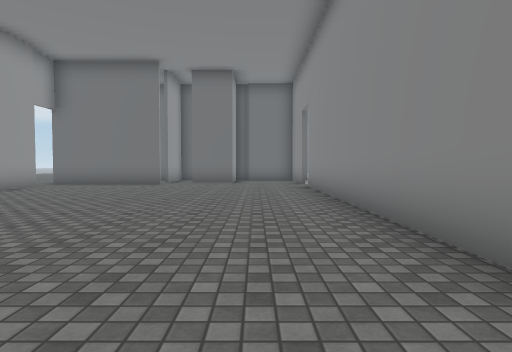
View 1 (above)

17 first-person views from a walk through a scene from a Unity 3-D project. The camera is 1.2 m above the floor, tilts 2° down and sees 80° across. Doors are open. The floor is counted in squares, 1.8 m on a side. Each view is taken from the middle of a square. On the plan, view 1 faces up. The plan holds only what a view shows up to about 10 squares ahead; the rest is blank. The place goes on beyond the plan. The player is left out. Some surface patterns are stand-ins.

View 2
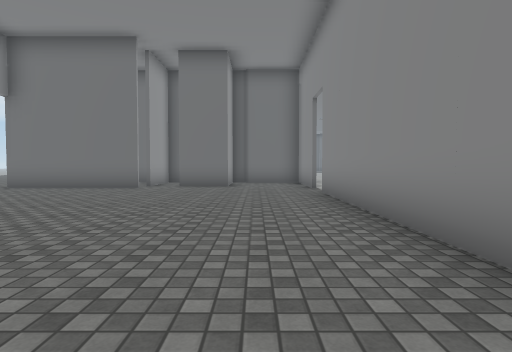

View 3
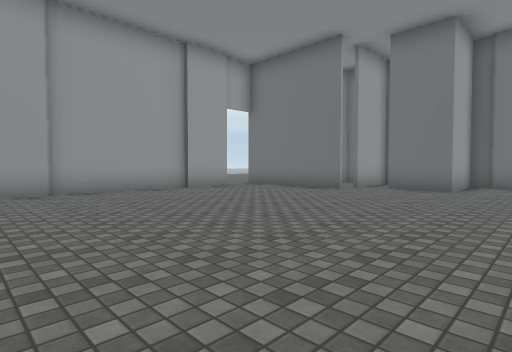

View 4
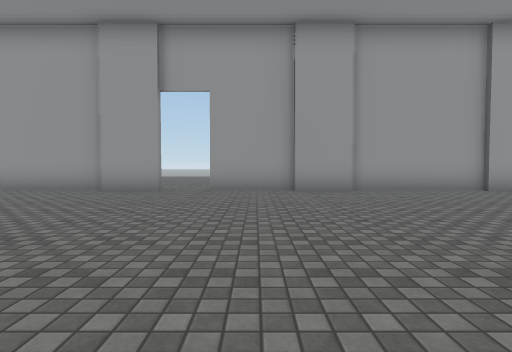

View 5
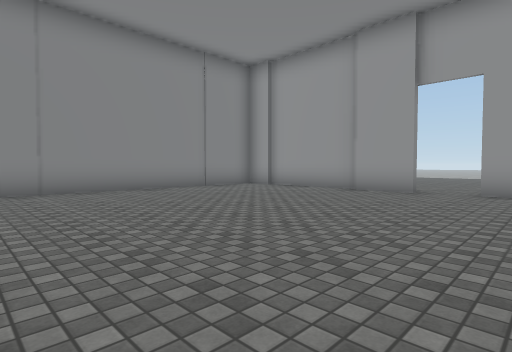

View 6
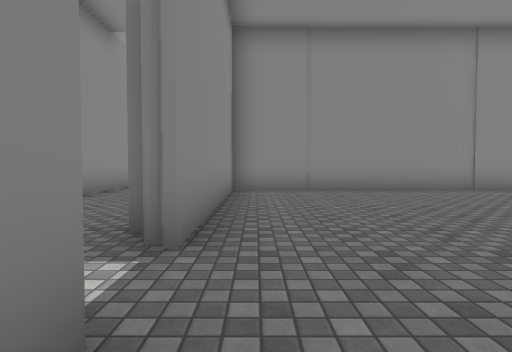

View 7
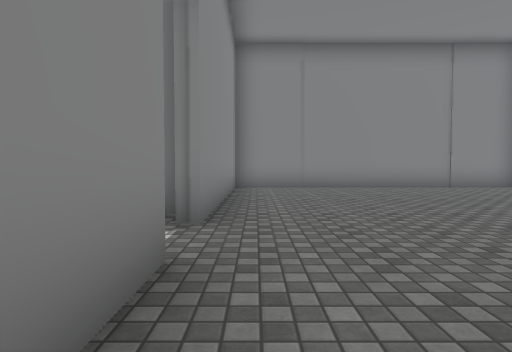

View 8
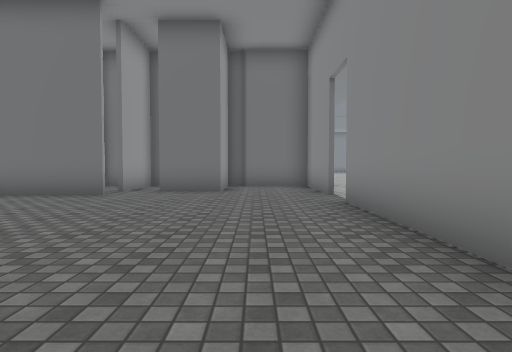

View 9
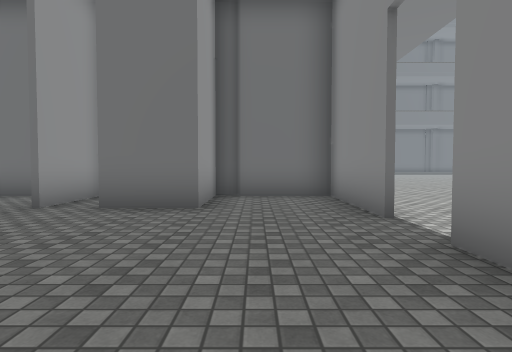

View 10
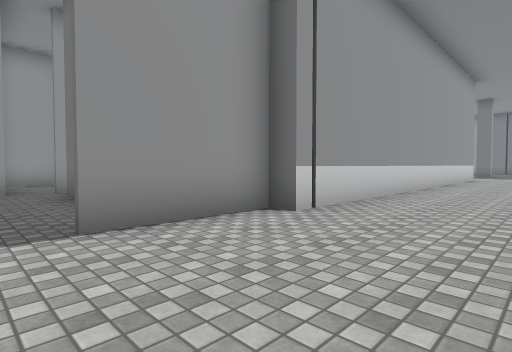

View 11
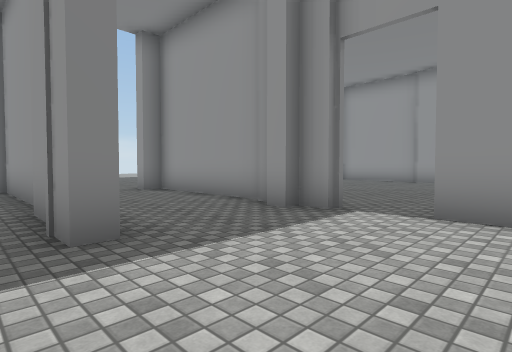

View 12
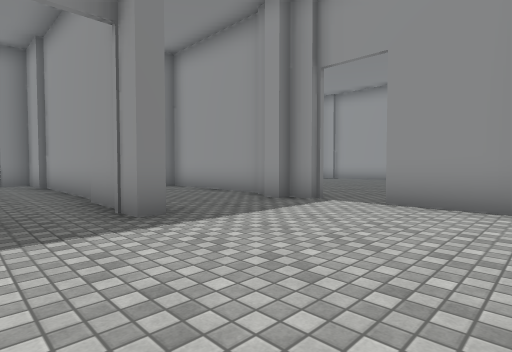

View 13
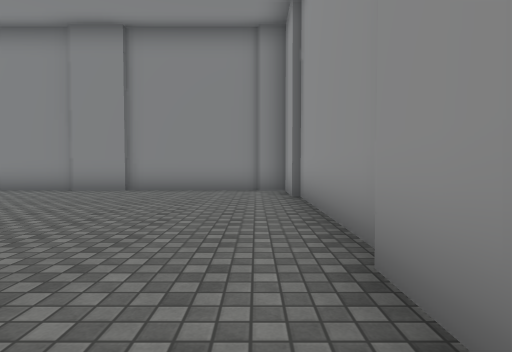

View 14
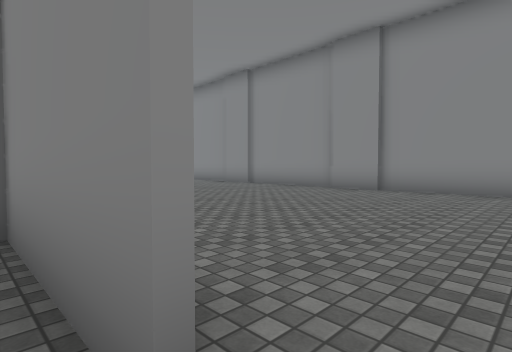

View 15
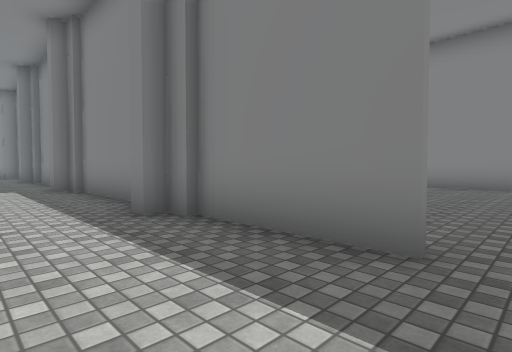

View 16
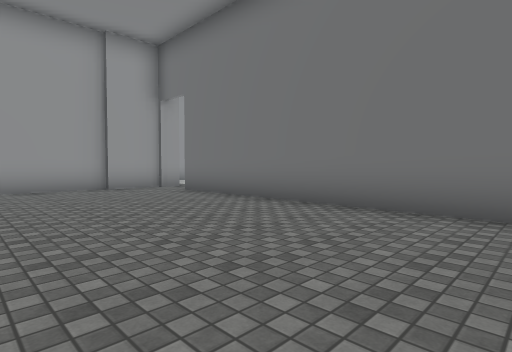

View 17
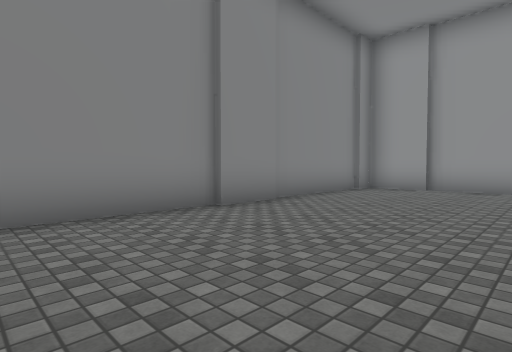

### Floor plan
Points are (right, up) in squares from view 1. A wall is a line through its corners. A room is listed if a view was taken in it or the views show most of it. See-through windows are left out.
Room 1 (views 1, 2, 3, 4, 5, 6, 7, 8, 9)
walls: (1.6, 0.9) (1.6, 9.6); (-7, 3) (-7, 0.8); (-6.8, 4.5) (-6.8, 3); (-7.2, -0.5) (-6.8, -0.5) (-6.8, -2); (-7, -2) (-7, -4.8); (-7, 8) (-7, 4.5); (-3.2, 10.7) (-7.2, 10.7); (-6.8, 9.5) (-6.8, 7.9); (1.6, 10.8) (1.6, 13.8); (-6.8, -6.2) (1.6, -6.2) (1.6, -0.4); (-0.2, 13.8) (-0.9, 13.8) (-0.9, 11.7) (-2.5, 11.7); (2.3, 13.6) (-0.4, 13.6)
ways out: opening at (-7, 0) to room 2; opening at (-7, 10) to room 2; opening at (2, 10) to room 2; open door at (2, 0.5) to room 2
Room 2 (views 10, 11, 12, 13, 14, 15)
walls: (1.8, 13.6) (1.8, 10.8); (1.8, 2.6) (1.8, 0.9); (2.3, 21.5) (2.3, 13.6); (1.9, -0.5) (1.9, -1.1); (4.9, -0.8) (5.2, -0.8); (2.3, -1.1) (2.3, -1.5); (6.6, -1.3) (9.5, -1.3); (1.8, -2.1) (1.8, -6.2); (9.9, -0.8) (10.4, -0.8); (9.4, -1.1) (9.9, -1.1); (11.5, -1.3) (14.5, -1.3); (2.3, -6.2) (2.3, -6.5); (4.9, -7.5) (4.9, -4.9)
ways out: opening at (-7, 0) to room 1; opening at (-7, 10) to room 1; opening at (2, 10) to room 1; open door at (2, 0.5) to room 1; opening at (6, -1) to room 3
Room 3 (views 16, 17)
walls: (13.6, -1.5) (6.6, -1.5); (5.2, -7.4) (5.2, -9.1) (13.8, -9.1); (5, -2.9) (5, -7.5); (5.2, -0.8) (5.2, -3)
ways out: opening at (6, -1) to room 2

Positions as (right, up) in squares from view 1, and headings:
1: (0, 0), facing up
2: (0, 2), facing up
3: (1, 3), facing up-left
4: (1, 2), facing left
5: (1, 2), facing down-left
6: (1, 2), facing down
7: (1, 3), facing down
8: (0, 4), facing up
9: (0, 7), facing up
10: (5, 10), facing up-left
11: (6, 2), facing down-left
12: (7, 3), facing down-left
13: (6, -1), facing down
14: (6, -1), facing down-right
15: (6, 1), facing down-right
16: (14, -6), facing up-left
17: (14, -5), facing down-left
